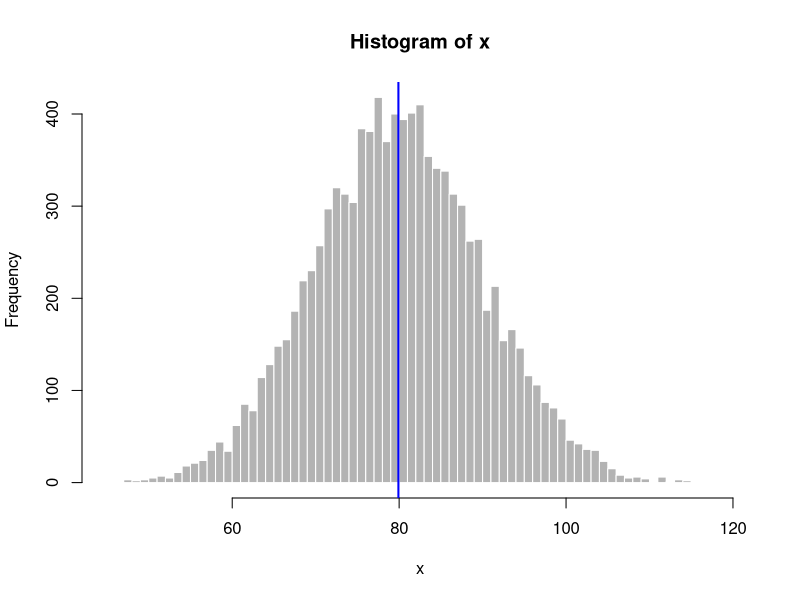
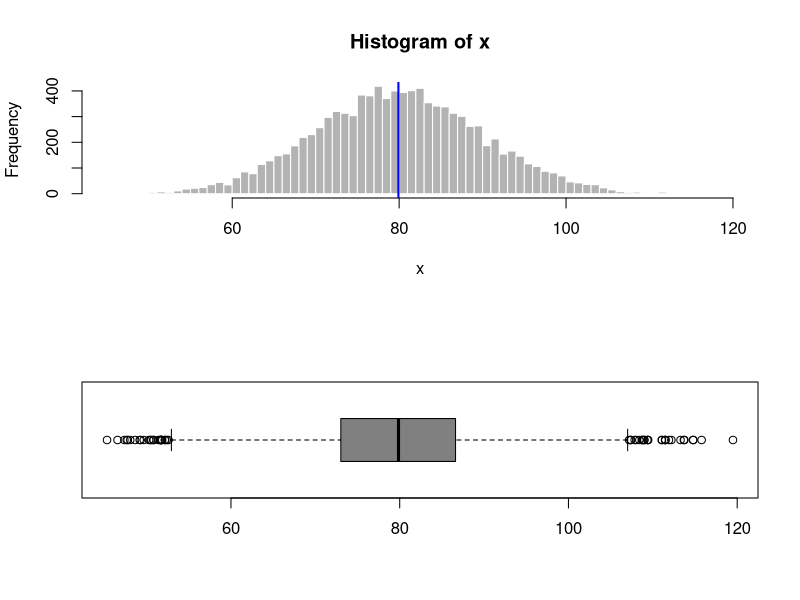

The R script that drew these images, in order:
## ---- chunk 1
set.seed(20140811)
x<-rnorm(10000,mean=80,sd=10)
hist(x,breaks=100,border="white",col=gray(0.7))
abline(v=mean(x),col="blue",lwd=2)
## ---- chunk 2
par(mfrow=c(2,1))
hist(x,breaks=100,border="white",col=gray(0.7))
abline(v=mean(x),col="blue",lwd=2)
boxplot(x, horizontal = TRUE, col = gray(0.5))
